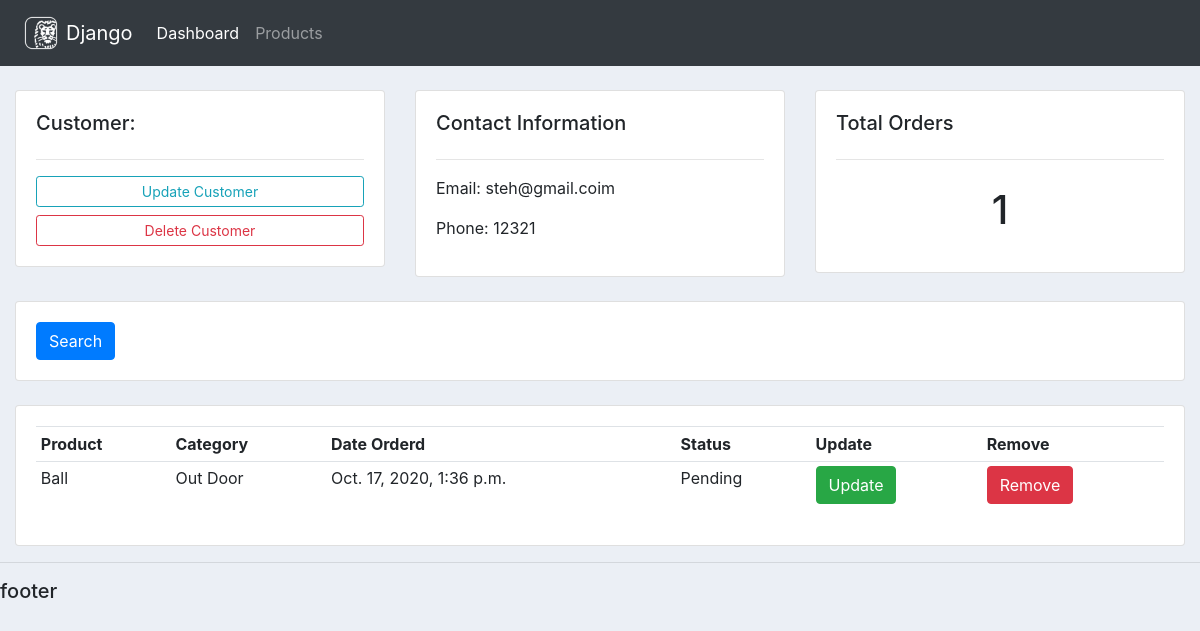
Page /customer/2/ on the earlier database version.
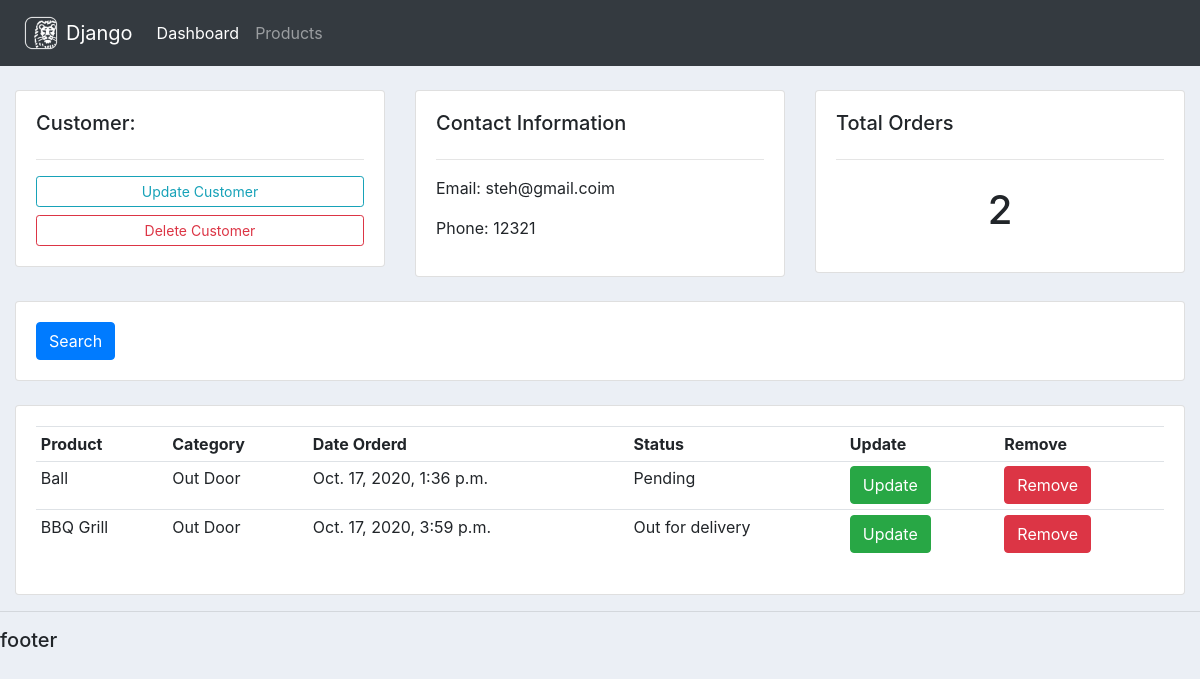
Same page on the later database version.
### accounts/models.py (models this page shows)
class Order(models.Model):
    STATUS =(
            ('Pending', 'Pending'),
            ('Out for delivery', 'Out for delivery'),
            ('Delivered', 'Delivered'),
        )
    customer = models.ForeignKey(Customer, null=True, on_delete=models.SET_NULL) #Setting the deleted model into null
    product = models.ForeignKey(Product, null=True, on_delete=models.SET_NULL)
    date_created = models.DateTimeField(auto_now_add=True, null=True)
    status = models.CharField(max_length=200, null=True, choices=STATUS)

class Product(models.Model):
    CATEGORY =(
            ('Indoor', 'Indoor'),
            ('Out Door', 'Out Door'),
        )
    name = models.CharField(max_length=100, null=True)
    price = models.FloatField(null=True)
    category = models.CharField(max_length=100, null=True, choices=CATEGORY)
    description = models.CharField(max_length=100, blank=True)
    date_created = models.DateTimeField(auto_now_add=True, null=True)
    tags = models.ManyToManyField(Tag)
    def __str__(self):
        return self.name

### accounts/views.py (the view)
# urls.py: path('customer/<str:pk_test>/', views.customer, name="customer"),
def customer(request, pk_test):
    customer = Customer.objects.get(id=pk_test)
    orders = customer.order_set.all()
    order_count = orders.count()
    context = {'customer': customer, 'orders': orders, 'order_count':order_count}
    return render(request, 'accounts/customer.html', context)

### accounts/templates/accounts/customer.html
{%  extends 'accounts/main.html' %}
{% block content %}
	<br>
<div class="row">
	<div class="col-md">
		<div class="card card-body">
			<h5>Customer:</h5>
			<hr>
			<a class="btn btn-outline-info  btn-sm btn-block" href="">Update Customer</a>
			<a class="btn btn-outline-danger  btn-sm btn-block" href="">Delete Customer</a>
		</div>
	</div>
	<div class="col-md">
		<div class="card card-body">
			<h5>Contact Information</h5>
			<hr>
			<p>Email: {{customer.email}}</p>
			<p>Phone: {{customer.phone}}</p>
		</div>
	</div>
	<div class="col-md">
		<div class="card card-body">
			<h5>Total Orders</h5>
			<hr>
			<h1 style="text-align: center;padding: 10px">{{order_count}}</h1>
		</div>
	</div>
</div>
<br>
<div class="row">
	<div class="col">
		<div class="card card-body">
			<form method="get">
		    <button class="btn btn-primary" type="submit">Search</button>
		  </form>
		</div>
	</div>
</div>
<br>
<div class="row">
	<div class="col-md">
		<div class="card card-body">
			<table class="table table-sm">
				<tr>
					<th>Product</th>
					<th>Category</th>
					<th>Date Orderd</th>
					<th>Status</th>
					<th>Update</th>
					<th>Remove</th>
				</tr>
				{% for order in orders %}
				<tr>
					<td>{{order.product}}</td>
					<td>{{order.product.category}}</td>
					<td>{{order.date_created}}</td>
					<td>{{order.status}}</td>
					<td>
						<a href="{% url 'update_order' order.id %}" class="btn btn-success btn-xl">Update</a>
					</td>
					<td>
						<a href="{% url 'delete_order' order.id %}" class="btn btn-danger btn-xl">Remove</a>
					</td>
				</tr>
				{% endfor %}
			</table>
		</div>
	</div>
</div>
{% endblock %}

Differences in the rows shown:
added Order: product "BBQ Grill", product.category "Out Door", date_created "Oct. 17, 2020, 3:59 p.m.", status "Out for delivery"
Other differences:
{{ order_count }}: "1" → "2"
